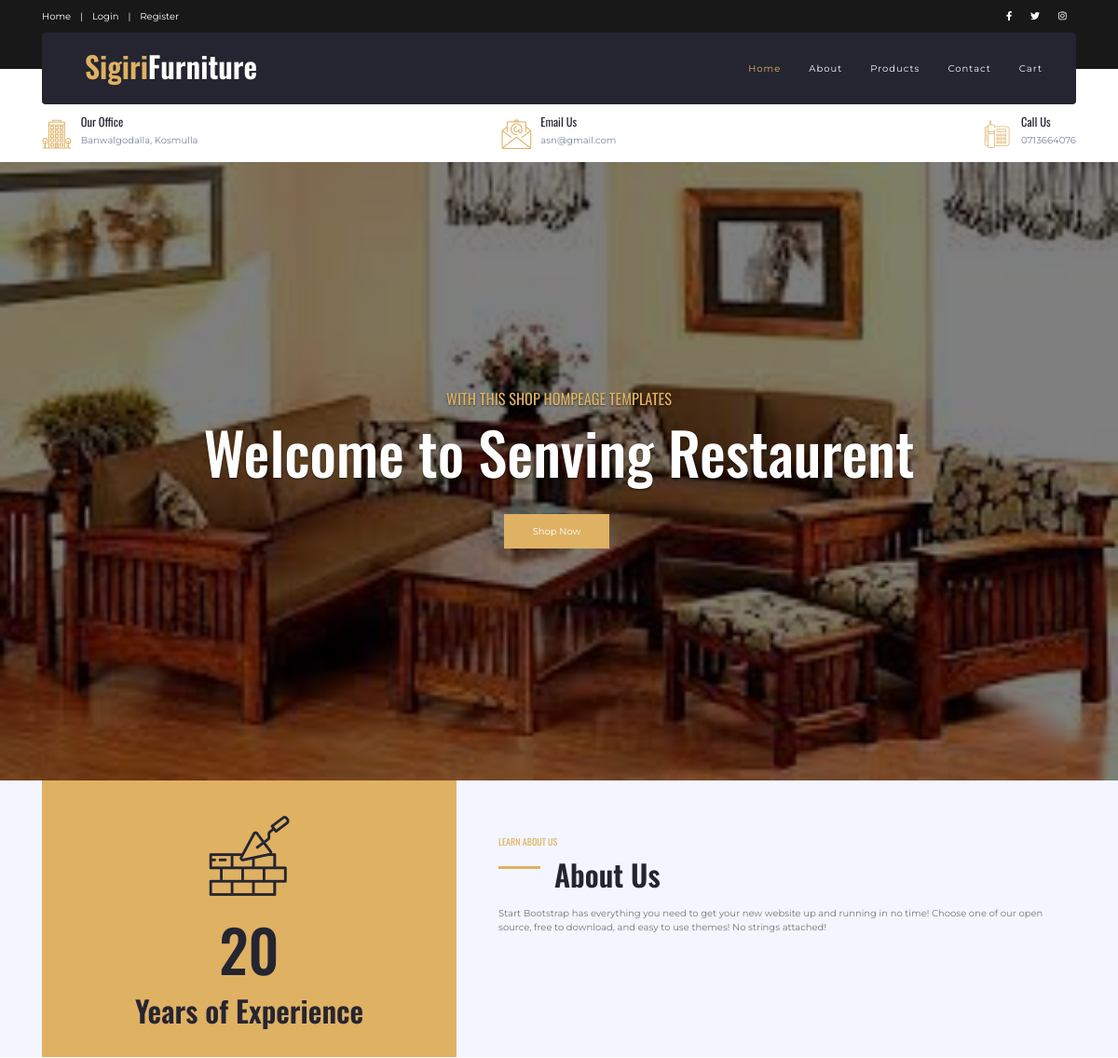
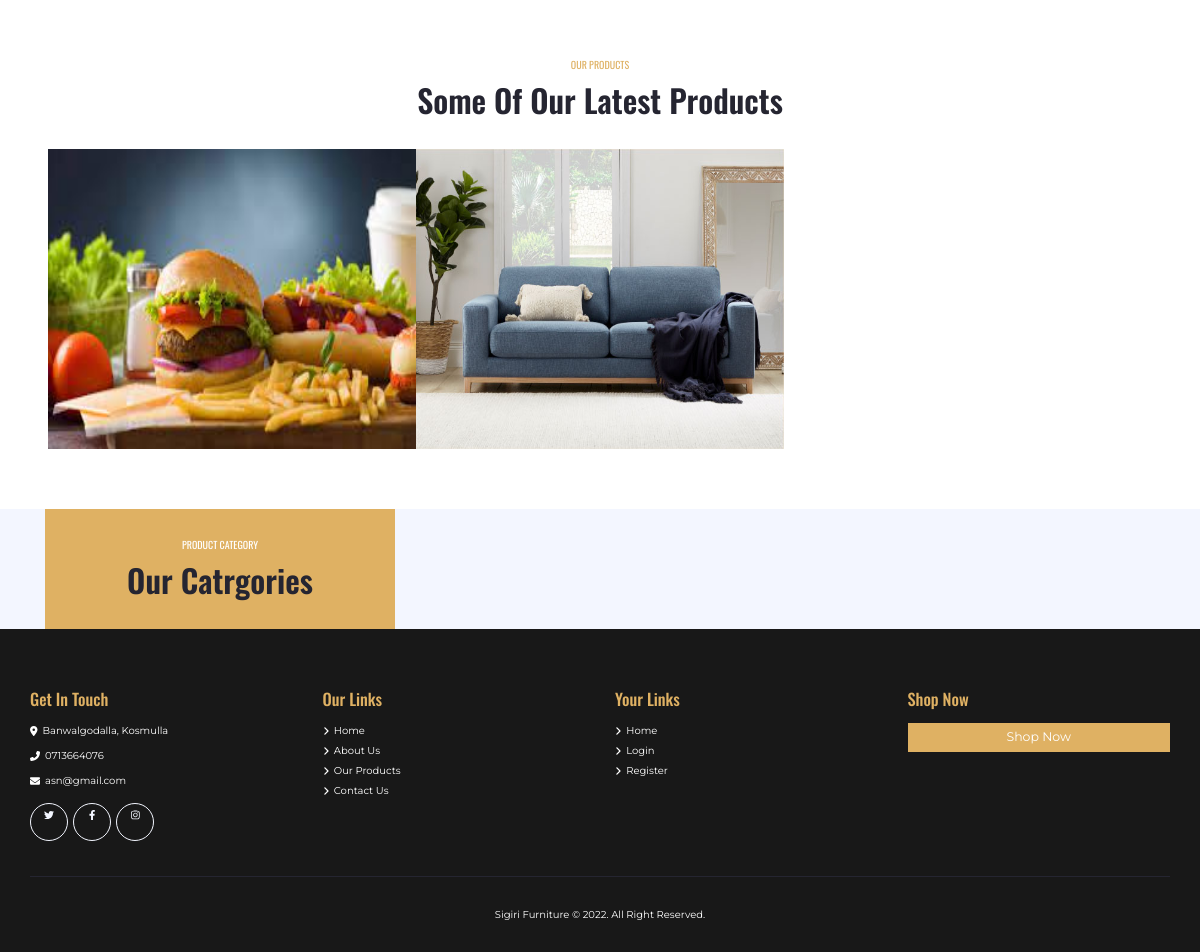
The page / on the database its author committed (2 pictures, top to bottom).
### tables this page shows
CREATE TABLE `settings` (
  `header_image` varchar(255) NOT NULL,
  `header_title` varchar(255) NOT NULL,
  `header_desc` varchar(1000) NOT NULL,
  `about_title` varchar(255) NOT NULL,
  `about_desc` varchar(1000) NOT NULL,
  `company_phone` varchar(255) NOT NULL,
  `company_email` varchar(255) NOT NULL,
  `company_address` varchar(255) NOT NULL,
  `sub_image` varchar(255) NOT NULL,
  `about_image` varchar(255) NOT NULL,
  `link_facebook` varchar(255) NOT NULL,
  `link_twiiter` varchar(255) NOT NULL,
  `link_instragram` varchar(255) NOT NULL,
  `delivery_fee` varchar(255) NOT NULL,
  `about_experience` int(255) NOT NULL,
  `opening` varchar(255) NOT NULL,
  `shop_status` int(2) NOT NULL,
  `privacy_policy` varchar(9999) NOT NULL,
  `terms_and_condition` varchar(9999) NOT NULL
);

CREATE TABLE `products` (
  `pid` int(11) NOT NULL,
  `product_name` varchar(255) NOT NULL,
  `product_description` varchar(255) NOT NULL,
  `product_highlight` varchar(255) NOT NULL,
  `product_price` int(255) NOT NULL,
  `product_qty` int(255) NOT NULL,
  `product_active` int(2) NOT NULL,
  `date_updated` datetime NOT NULL,
  `is_deleted` int(11) NOT NULL,
  `product_image` varchar(255) NOT NULL,
  `cat_id` int(255) NOT NULL
);

### server/inc/get.php (called while the page is built, shortened)
<?php
function getAllProductItems()
{
    include 'connection.php';
    $viewcat = "SELECT * FROM products WHERE is_deleted = 0 AND product_active = 1 ORDER BY date_updated DESC";
    return mysqli_query($con, $viewcat);
}
function getAllSettings(){
	include 'connection.php';
	$settings = "SELECT * FROM settings";
	return mysqli_query($con,$settings);
}
?>

### index.php (the view, shortened to what this page needs)
<!DOCTYPE html>
<html lang="en">
<?php include 'admin/production/inc/head.php'; ?>
<head>
    <link href="https://cdnjs.cloudflare.com/ajax/libs/font-awesome/5.10.0/css/all.min.css" rel="stylesheet">
    <link href="lib/flaticon/font/flaticon.css" rel="stylesheet">
    <link href="lib/owlcarousel/assets/owl.carousel.min.css" rel="stylesheet">
    <link href="lib/lightbox/css/lightbox.min.css" rel="stylesheet">
    <link href="css/style.css" rel="stylesheet">
</head>
<body>
<?php include 'pages/topBar.php'; ?>
    <div class="container-fluid position-relative nav-bar p-0">
        <div class="container position-relative" style="z-index: 9;">
            <nav class="navbar navbar-expand-lg bg-secondary navbar-dark py-3 py-lg-0 pl-3 pl-lg-5">
                <a href="" class="navbar-brand">
                    <h1 class="m-0 display-5 text-white"><span class="text-primary">Sigiri</span>Furniture</h1>
                </a>
                <div class="collapse navbar-collapse justify-content-between px-3" id="navbarCollapse">
                    <div class="navbar-nav ml-auto py-0">
                        <a href="index.php" class="nav-item nav-link active">Home</a>
                        <a href="about.php" class="nav-item nav-link">About</a>
                        <a href="shop.php" class="nav-item nav-link">Products</a>
                        <a href="contact.php" class="nav-item nav-link">Contact</a>
                        <a href="cart.php" class="nav-item nav-link">Cart</a>
                    </div>
                </div>
            </nav>
        </div>
    </div>
<?php include 'pages/header.php'; ?>
    <div class="container-fluid p-0">
        <div id="header-carousel" class="carousel slide" data-ride="carousel">
            <div class="carousel-inner">
                <div class="carousel-item active">
                    <img class="w-100" src="<?php echo $header_src; ?>" alt="Image">
                    <div class="carousel-caption d-flex flex-column align-items-center justify-content-center">
                        <div class="p-3" style="max-width: 800px;">
                            <h4 class="text-primary text-uppercase font-weight-normal mb-md-3"> <?php echo $res['header_desc']; ?></h4>
                            <h3 class="display-3 text-white mb-md-4"> <?php echo $res['header_title']; ?></h3>
                            <a href="shop.php" class="btn btn-primary py-md-3 px-md-5 mt-2 mt-md-4">Shop Now</a>
                        </div>
                    </div>
                </div>
            </div>
        </div>
    </div>
    <div class="container-fluid bg-light">
        <div class="container">
            <div class="row">
                <div class="col-lg-5">
                    <div class="d-flex flex-column align-items-center justify-content-center bg-primary h-100 py-5 px-3">
                        <i class="flaticon-brickwall display-1 font-weight-normal text-secondary mb-3"></i>
                        <h4 class="display-3 mb-3"><?php echo $res['about_experience']; ?></h4>
                        <h1 class="m-0">Years of Experience</h1>
                    </div>
                </div>
                <div class="col-lg-7 m-0 my-lg-5 pt-5 pb-5 pb-lg-2 pl-lg-5">
                    <h6 class="text-primary font-weight-normal text-uppercase mb-3">Learn About Us</h6>
                    <h1 class="mb-4 section-title"><?php echo $res['about_title']; ?></h1>
                    <p><?php echo $res['about_desc']; ?></p>
                </div>
            </div>
        </div>
    </div>
    <div class="container-fluid py-5">
        <div class="container py-5">
            <div class="row justify-content-center">
                <div class="col-lg-6 col-md-8 col text-center mb-4">
                    <h6 class="text-primary font-weight-normal text-uppercase mb-3">Our Products</h6>
                    <h1 class="mb-4">Some Of Our Latest Products</h1>
                </div>
            </div>
            <div class="row mx-1 portfolio-container">
            <?php
                $getallCp = getAllProductItems();
                $count = 0;
                while ($row2 = mysqli_fetch_assoc($getallCp)) {
                    $img = $row2['product_image'];
                    $img_src = "server/uploads/products/" . $img;
                    if($count < 6){ ?>
                <div class="col-lg-4 col-md-6 col-sm-12 p-0 portfolio-item first">
                    <div class="position-relative overflow-hidden">
                        <div class="portfolio-img d-flex align-items-center justify-content-center">
                            <img class="img-fluid" style="height: 300px;"  src="<?php echo $img_src; ?>" alt="">
                        </div>
                    </div>
                </div>
                <?php } $count++; } ?>
            </div>
        </div>
    </div>
      <div class="container-fluid bg-light">
        <div class="container">
            <div class="row">
                <div class="col-md-4 col-sm-6">
                    <div class="py-5 px-4 h-100 bg-primary d-flex flex-column align-items-center justify-content-center">
                        <h6 class="text-white font-weight-normal text-uppercase mb-3">Product Category</h6>
                        <h1 class="mb-0 text-center">Our Catrgories</h1>
                    </div>
                </div>
                <div class="col-md-8 col-sm-6 p-0 py-sm-5">
                </div>
            </div>
        </div>
    </div>
    <?php include 'pages/footersec.php'; ?>
    <?php include 'pages/script.php'; ?>
</body>
</html>

### admin/production/inc/head.php (shortened to what this page needs)
<head>
    <link rel="stylesheet" href="../vendors/iziToast-master/dist/css/iziToast.min.css">
    <link href="https://cdn.jsdelivr.net/npm/simple-datatables@latest/dist/style.css" rel="stylesheet" />
    <link href="../vendors/bootstrap/dist/css/bootstrap.min.css" rel="stylesheet">
    <link href="../vendors/font-awesome/css/font-awesome.min.css" rel="stylesheet">
    <link href="../vendors/nprogress/nprogress.css" rel="stylesheet">
    <link href="../vendors/iCheck/skins/flat/green.css" rel="stylesheet">
    <link href="https://cdn.datatables.net/1.12.1/css/jquery.dataTables.min.css" rel="stylesheet">
    <link href="https://cdn.datatables.net/buttons/2.2.3/css/buttons.dataTables.min.css" rel="stylesheet">
    <link href="../vendors/datatables.net-bs/css/dataTables.bootstrap.min.css" rel="stylesheet">
    <link href="../vendors/datatables.net-buttons-bs/css/buttons.bootstrap.min.css" rel="stylesheet">
    <link href="../vendors/datatables.net-fixedheader-bs/css/fixedHeader.bootstrap.min.css" rel="stylesheet">
    <link href="../vendors/datatables.net-responsive-bs/css/responsive.bootstrap.min.css" rel="stylesheet">
    <link href="../vendors/datatables.net-scroller-bs/css/scroller.bootstrap.min.css" rel="stylesheet">
    <link href="../vendors/bootstrap-progressbar/css/bootstrap-progressbar-3.3.4.min.css" rel="stylesheet">
    <link href="../vendors/jqvmap/dist/jqvmap.min.css" rel="stylesheet" />
    <link href="../vendors/bootstrap-daterangepicker/daterangepicker.css" rel="stylesheet">
    <link href="../build/css/custom.min.css" rel="stylesheet">
</head>

### pages/topBar.php (shortened to what this page needs)
<?php
$setting = getAllSettings();
$res = mysqli_fetch_assoc($setting);
$header = $res['header_image'];
$header_src = "server/uploads/settings/".$header;
?>
 <div class="container-fluid bg-dark py-3">
        <div class="container">
            <div class="row">
                <div class="col-md-6 text-center text-lg-left mb-2 mb-lg-0">
                    <div class="d-inline-flex align-items-center">
                        <a class="text-white pr-3" href="index.php">Home</a>
                        <span class="text-white">|</span>
                        <?php if(isset($_SESSION['customer'])) :?>
                        <a class="text-white px-3" href="orders.php">Orders</a>
                        <span class="text-white">|</span>
                        <a class="text-white px-3" href="profile.php">Profile</a>
                        <span class="text-white">|</span>
                        <a class="text-white pl-3" href="admin/production/logout.php">Logout</a>
                        <?php else :?>
                        <a class="text-white px-3" href="admin/production/login.php">Login</a>
                        <span class="text-white">|</span>
                        <a class="text-white px-3" href="admin/production/register.php">Register</a>
                        <?php endif;?>
                    </div>
                </div>
                <div class="col-md-6 text-center text-lg-right">
                    <div class="d-inline-flex align-items-center">
                        <a class="text-white px-3" href="<?php echo $res['link_facebook']; ?>">
                            <i class="fab fa-facebook-f"></i>
                        </a>
                        <a class="text-white px-3" href="<?php echo $res['link_twiiter']; ?>">
                            <i class="fab fa-twitter"></i>
                        </a>
                        <a class="text-white px-3" href="<?php echo $res['link_instragram']; ?>">
                            <i class="fab fa-instagram"></i>
                        </a>
                    </div>
                </div>
            </div>
        </div>
    </div>

### pages/header.php
<div class="container-fluid bg-white py-3">
    <div class="container">
        <div class="row">
            <div class="col-lg-4 text-left mb-3 mb-lg-0">
                <div class="d-inline-flex text-left">
                    <h1 class="flaticon-office font-weight-normal text-primary m-0 mr-3"></h1>
                    <div class="d-flex flex-column">
                        <h5>Our Office</h5>
                        <p class="m-0"><?php echo $res['company_address']; ?></p>
                    </div>
                </div>
            </div>
            <div class="col-lg-4 text-left text-lg-center mb-3 mb-lg-0">
                <div class="d-inline-flex text-left">
                    <h1 class="flaticon-email font-weight-normal text-primary m-0 mr-3"></h1>
                    <div class="d-flex flex-column">
                        <h5>Email Us</h5>
                        <p class="m-0"><?php echo $res['company_email']; ?></p>
                    </div>
                </div>
            </div>
            <div class="col-lg-4 text-left text-lg-right mb-3 mb-lg-0">
                <div class="d-inline-flex text-left">
                    <h1 class="flaticon-telephone font-weight-normal text-primary m-0 mr-3"></h1>
                    <div class="d-flex flex-column">
                        <h5>Call Us</h5>
                        <p class="m-0"><?php echo $res['company_phone']; ?></p>
                    </div>
                </div>
            </div>
        </div>
    </div>
</div>

### pages/footersec.php (shortened to what this page needs)
<div class="container-fluid bg-dark text-white py-5 px-sm-3 px-md-5">
      <div class="row pt-5">
          <div class="col-lg-3 col-md-6 mb-5">
              <h4 class="text-primary mb-4">Get In Touch</h4>
              <p><i class="fa fa-map-marker-alt mr-2"></i><?php echo $res['company_address']; ?></p>
              <p><i class="fa fa-phone-alt mr-2"></i><?php echo $res['company_phone']; ?></p>
              <p><i class="fa fa-envelope mr-2"></i><?php echo $res['company_email']; ?></p>
              <div class="d-flex justify-content-start mt-4">
                  <a class="btn btn-outline-light rounded-circle text-center mr-2 px-0" style="width: 38px; height: 38px;" href="<?php echo $res['link_twiiter']; ?>"><i class="fab fa-twitter"></i></a>
                  <a class="btn btn-outline-light rounded-circle text-center mr-2 px-0" style="width: 38px; height: 38px;" href="<?php echo $res['link_facebook']; ?>"><i class="fab fa-facebook-f"></i></a>
                  <a class="btn btn-outline-light rounded-circle text-center mr-2 px-0" style="width: 38px; height: 38px;" href="<?php echo $res['link_instragram']; ?>"><i class="fab fa-instagram"></i></a>
              </div>
          </div>
          <div class="col-lg-3 col-md-6 mb-5">
              <h4 class="text-primary mb-4">Our Links</h4>
              <div class="d-flex flex-column justify-content-start">
                  <a class="text-white mb-2" href="index.php"><i class="fa fa-angle-right mr-2"></i>Home</a>
                  <a class="text-white mb-2" href="about.php"><i class="fa fa-angle-right mr-2"></i>About Us</a>
                  <a class="text-white mb-2" href="shop.php"><i class="fa fa-angle-right mr-2"></i>Our Products</a>
                  <a class="text-white" href="contact.php"><i class="fa fa-angle-right mr-2"></i>Contact Us</a>
              </div>
          </div>
          <div class="col-lg-3 col-md-6 mb-5">
              <h4 class="text-primary mb-4">Your Links</h4>
              <div class="d-flex flex-column justify-content-start">
                  <a class="text-white mb-2" href="index.php"><i class="fa fa-angle-right mr-2"></i>Home</a>
                  <?php if(isset($_SESSION['customer'])) :?>
                  <a class="text-white mb-2" href="admin/production/logout.php"><i class="fa fa-angle-right mr-2"></i>Logout</a>
                  <a class="text-white mb-2" href="profile.php"><i class="fa fa-angle-right mr-2"></i>Profile</a>
                  <a class="text-white" href="orders.php"><i class="fa fa-angle-right mr-2"></i>Orders</a>
                  <?php else :?>
                  <a class="text-white mb-2" href="admin/production/login.php"><i class="fa fa-angle-right mr-2"></i>Login</a>
                  <a class="text-white" href="admin/production/register.php"><i class="fa fa-angle-right mr-2"></i>Register</a>
                  <?php endif;?>
              </div>
          </div>
          <div class="col-lg-3 col-md-6 mb-5">
              <h4 class="text-primary mb-4">Shop Now</h4>
                  <div>
                      <a class="btn btn-lg btn-primary btn-block border-0" href="shop.php">Shop Now</a>
                  </div>
          </div>
      </div>
      <div class="container border-top border-secondary pt-5">
          <p class="m-0 text-center text-white">
          Sigiri Furniture</a> &copy; <script>document.write(new Date().getFullYear())</script>. All Right Reserved.
          </p>
      </div>
  </div>

### pages/script.php (shortened to what this page needs)
<link rel="stylesheet" href="admin/vendors/iziToast-master/dist/css/iziToast.min.css">

### rows shown on the page
settings: company_address "Banwalgodalla, Kosmulla", company_email "asn@gmail.com", company_phone "0713664076", header_image (picture), header_desc "WITH THIS SHOP HOMPEAGE TEMPLATES", header_title "Welcome to Senving Restaurent", about_experience "20", about_title "About Us", about_desc "Start Bootstrap has everything you need to get your new website up and running in no time! Choose one of our open source, free to download, and easy to use themes! No strings attached!"
products: product_image (picture)
products: product_image (picture)
